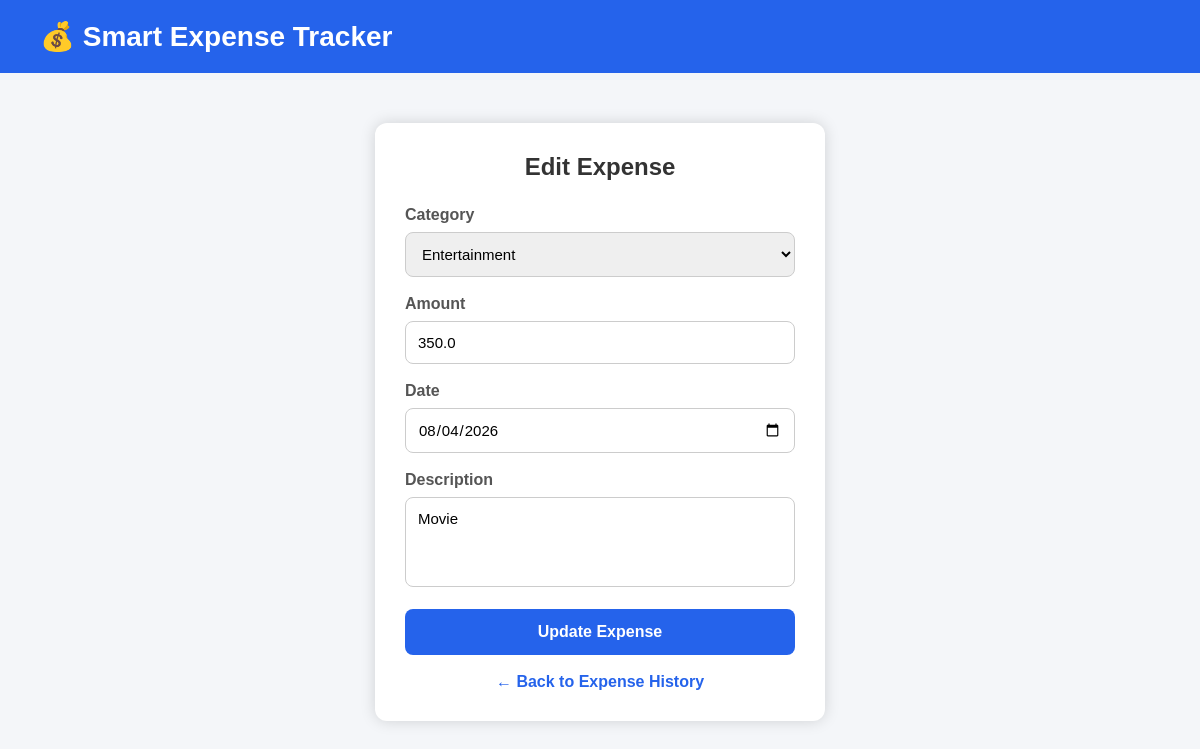
The page /edit/3 (signed in) on the database its author committed.
### tables this page shows
CREATE TABLE expenses(
    id INTEGER PRIMARY KEY AUTOINCREMENT,
    user_id INTEGER NOT NULL,
    category TEXT NOT NULL,
    amount REAL NOT NULL,
    date TEXT NOT NULL,
    description TEXT,
    FOREIGN KEY(user_id) REFERENCES users(id)
);

### app.py (the view)
@app.route("/edit/<int:id>")
def edit(id):
    if "user_id" not in session:
        return redirect("/")
    conn = sqlite3.connect("expense.db")
    cursor = conn.cursor()
    cursor.execute("""
        SELECT *
        FROM expenses
        WHERE id = ?
        AND user_id = ?
    """, (id, session["user_id"]))
    expense = cursor.fetchone()
    conn.close()
    if expense is None:
        return "Expense Not found or access denied"
    return render_template("edit_expense.html", expense=expense)

### templates/edit_expense.html (shortened to what this page needs)
<!DOCTYPE html>
<html lang="en">
<head>
</head>
<body>
<header>
💰 Smart Expense Tracker
</header>
<div class="container">
<h2>Edit Expense</h2>
<form action="/update/{{ expense[0] }}" method="POST">
<label>Category</label>
<select name="category">
<option value="Entertainment" {% if expense[2]=="Entertainment" %}selected{% endif %}>Entertainment</option>
</select>
<label>Amount</label>
<input type="number" name="amount" value="{{ expense[3] }}" required>
<label>Date</label>
<input type="date" name="date" value="{{ expense[4] }}" required>
<label>Description</label>
<textarea name="description">{{ expense[5] }}</textarea>
<button type="submit">
Update Expense
</button>
</form>
<a href="/view-expense" class="back-btn">
← Back to Expense History
</a>
</div>
</body>
</html>

### templates/edit_expense.html (style rules this page uses)
* { margin:0; padding:0; box-sizing:border-box; font-family:Arial,sans-serif; }
body { background:#f4f6f9; }
header { background:#2563eb; color:white; padding:20px 40px; font-size:28px; font-weight:bold; }
.container { width:450px; margin:50px auto; background:white; padding:30px; border-radius:12px; box-shadow:0 0 15px rgba(0,0,0,.15); }
h2 { text-align:center; margin-bottom:25px; color:#333; }
label { font-weight:bold; color:#555; }
input, select, textarea { width:100%; padding:12px; margin-top:8px; margin-bottom:18px; border:1px solid #ccc; border-radius:8px; font-size:15px; }
textarea { resize:none; height:90px; }
button { width:100%; padding:14px; background:#2563eb; color:white; border:none; border-radius:8px; cursor:pointer; font-size:16px; font-weight:bold; }
.back-btn { display:block; text-align:center; margin-top:18px; text-decoration:none; color:#2563eb; font-weight:bold; }

### rows shown on the page
expenses: category "Entertainment", amount "350.0", date "08/04/2026", description "Movie"
